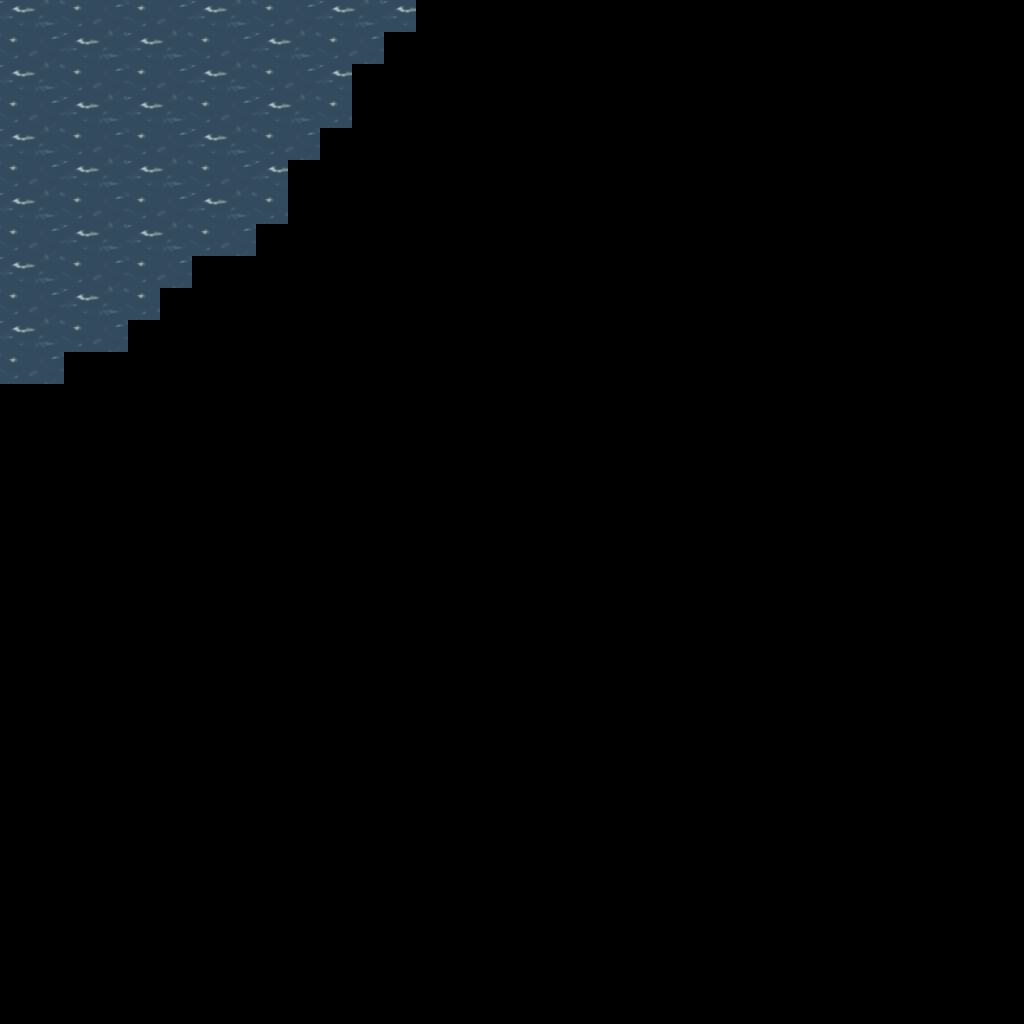

This game map was drawn from its Tiled (.tmx) file and the tilesets committed beside it. A one-line description and the trimmed map source follow:
An orthogonal 32x32 tile map with 32x32 px tiles, 1 tile layer (Tile Layer 1).

<map version="1.0" orientation="orthogonal" width="32" height="32" tilewidth="32" tileheight="32">
 <properties>
  <property name="AnimateTileSet" value="AnimWater: Water1.png, Water2.png, Water3.png, Water4.png | fps: 12" />
 </properties>
 <tileset firstgid="1" name="AnimWater" tilewidth="32" tileheight="32">
  <image source="Water1.png" width="64" height="64" />
 </tileset>
 <layer name="Tile Layer 1" width="32" height="32">
  <properties>
   <property name="Draw Order" value="0" />
  </properties>
  <data>[1024 cells, 100 non-empty, 4 distinct tile ids]</data>
 </layer>
</map>
